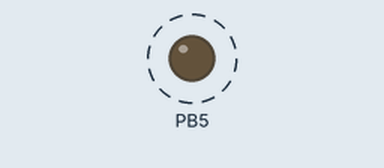
This program was run on a simulated ATmega328P, built with avr-gcc and emulated at 16 MHz. Parts: output pins drawn as LEDs (lit = HIGH). Dashed ring = blinking.

Above: at 0.2 s.
Timing chart, 0 to 3.0 s (numbered marks = the images above):
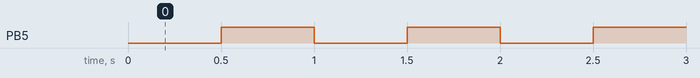

The program:

HelloWorld.c
```c
/*
 *  아트멜 스튜디오와 아두이노로 배우는 ATmega328 프로그래밍
 *
 * 		Gyeongyong Heo (hgycap@deu.ac.kr)
 *			Department of Electronic Engineering
 *			Dong-eui University
 *  	2015. 07. 14
 */

#define F_CPU 16000000L
#include <avr/io.h>
#include <util/delay.h>

int main(void)
{
	DDRB = 0x20;

	while(1)
	{
		PORTB = 0x00;	// 끄기
		_delay_ms(500);
		PORTB = 0x20;	// 켜기
		_delay_ms(500);
	}

	return 1;
}
```

Measured:
- by itself, PB5: alternates HIGH for 0.50 s and LOW for 0.50 s
